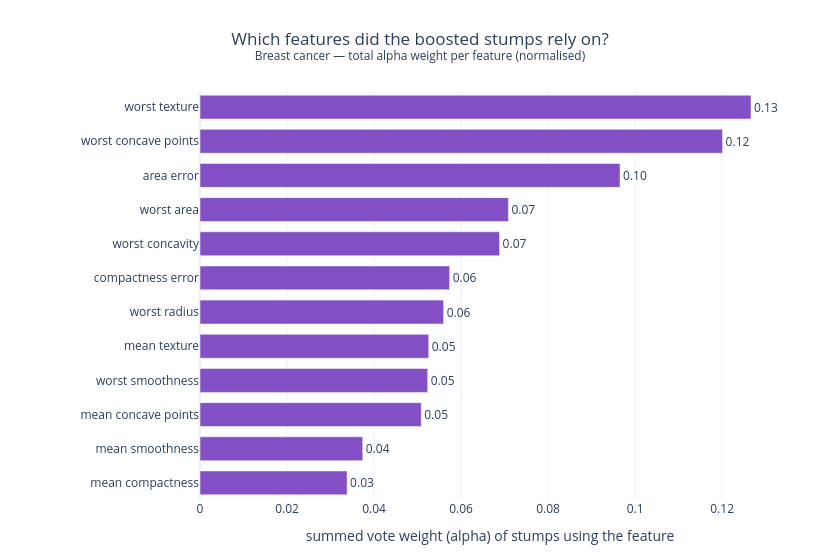

Notebook cell for this chart:
### Markdown cell above
**Key insight:** the matrix is strongly **diagonal**. In screening you'd still watch **false negatives** most; the weighted-vote margin (`decision_function`) lets you shift the threshold to trade a few false alarms for fewer misses.

### Code cell
# Feature usage importance = total alpha of stumps that split on each feature (Plotly bar)
import plotly.graph_objects as go

importance = np.zeros(Xc.shape[1])
for stump, alpha in zip(ada_c.stumps, ada_c.estimator_weights_):
    importance[stump.feature_idx] += alpha
importance = importance / importance.sum()

imp = pd.Series(importance, index=feat_names).sort_values()
top = imp[imp > 0].tail(12)

fig_imp = go.Figure()
fig_imp.add_bar(x=top.values, y=list(top.index), orientation="h",
                marker=dict(color="#8250c4", line=dict(color="white", width=0.5)),
                text=[f"{v:.2f}" for v in top.values], textposition="outside", cliponaxis=False,
                hovertemplate="%{y}: importance = %{x:.2f}<extra></extra>", showlegend=False)
fig_imp.update_layout(
    title=dict(text="Which features did the boosted stumps rely on?<br>"
                    "<sup>Breast cancer — total alpha weight per feature (normalised)</sup>",
               x=0.5, xanchor="center"),
    xaxis_title="summed vote weight (alpha) of stumps using the feature",
    template="plotly_white", width=840, height=560, bargap=0.3, margin=dict(l=200, t=90, r=60, b=60))
fig_imp.show()

### Figure 1 — Plotly figure (JSON) as saved in the notebook; plotly's stock layout.template omitted (floating-point values rounded to 4 significant figures)
{"data": [{"cliponaxis": false, "hovertemplate": "%{y}: importance = %{x:.2f}<extra></extra>", "marker": {"color": "#8250c4", "line": {"color": "white", "width": 0.5}}, "orientation": "h", "showlegend": false, "text": ["0.03", "0.04", "0.05", "0.05", "0.05", "0.06", "0.06", "0.07", "0.07", "0.10", "0.12", "0.13"], "textposition": "outside", "type": "bar", "x": [0.03381, 0.0374, 0.05085, 0.05234, 0.05258, 0.056, 0.05738, 0.06885, 0.07088, 0.09653, 0.1201, 0.1266], "y": ["mean compactness", "mean smoothness", "mean concave points", "worst smoothness", "mean texture", "worst radius", "compactness error", "worst concavity", "worst area", "area error", "worst concave points", "worst texture"]}], "layout": {"bargap": 0.3, "height": 560, "margin": {"b": 60, "l": 200, "r": 60, "t": 90}, "title": {"text": "Which features did the boosted stumps rely on?<br><sup>Breast cancer — total alpha weight per feature (normalised)</sup>", "x": 0.5, "xanchor": "center"}, "width": 840, "xaxis": {"title": {"text": "summed vote weight (alpha) of stumps using the feature"}}}}
